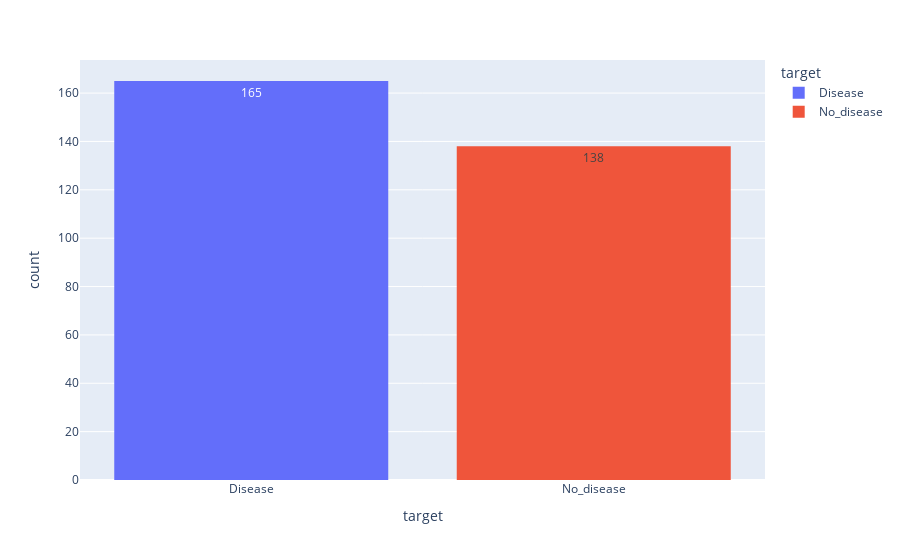

This figure's notebook cell:
### Markdown cell above
#### Target Distribution

### Code cell
px.histogram(df, x="target",color='target',text_auto=True)

### Figure 1 — Plotly figure (JSON) as saved in the notebook; plotly's stock layout.template omitted (floating-point values rounded to 4 significant figures; data arrays with more than 128 entries replaced by an {"elided": "..."} marker saying what was removed)
{"data": [{"alignmentgroup": "True", "bingroup": "x", "hovertemplate": "target=%{x}<br>count=%{y}<extra></extra>", "legendgroup": "Disease", "marker": {"color": "#636efa", "pattern": {"shape": ""}}, "name": "Disease", "offsetgroup": "Disease", "orientation": "v", "showlegend": true, "texttemplate": "%{value}", "type": "histogram", "x": {"elided": "165 str values"}, "xaxis": "x", "yaxis": "y"}, {"alignmentgroup": "True", "bingroup": "x", "hovertemplate": "target=%{x}<br>count=%{y}<extra></extra>", "legendgroup": "No_disease", "marker": {"color": "#EF553B", "pattern": {"shape": ""}}, "name": "No_disease", "offsetgroup": "No_disease", "orientation": "v", "showlegend": true, "texttemplate": "%{value}", "type": "histogram", "x": {"elided": "138 str values"}, "xaxis": "x", "yaxis": "y"}], "layout": {"barmode": "relative", "legend": {"title": {"text": "target"}, "tracegroupgap": 0}, "margin": {"t": 60}, "xaxis": {"anchor": "y", "categoryarray": ["Disease", "No_disease"], "categoryorder": "array", "domain": [0, 1], "title": {"text": "target"}}, "yaxis": {"anchor": "x", "domain": [0, 1], "title": {"text": "count"}}}}
